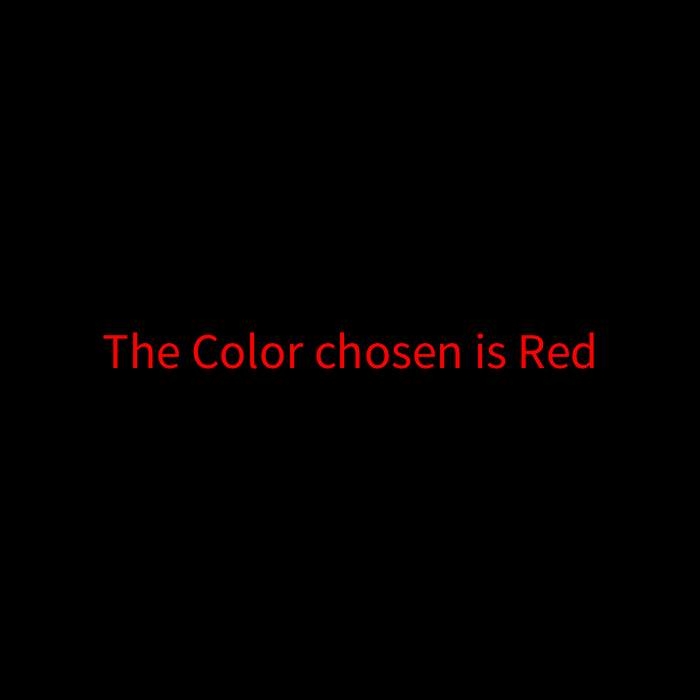
Frame 1 (no input)
Frame 60 (the mouse pressed at the canvas centre just before this capture): identical to frame 1, image omitted
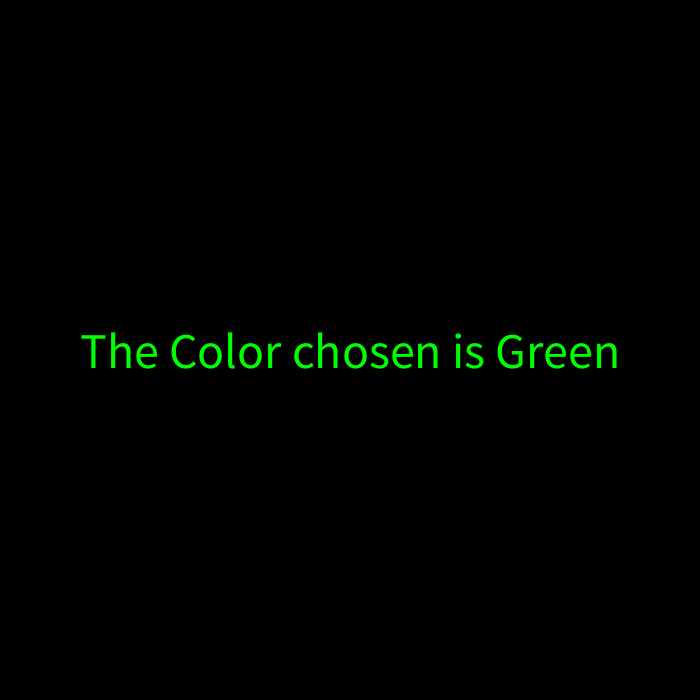
Frame 120 (the mouse held since frame 60 and released just before this capture)

The Processing sketch that drew these frames (run headless with seeded random() and noise(); from frame 60 on, the mouse is pressed at the canvas centre):

// Processing sketch: SS5_RandomColorArray
// ── SS5_RandomColorArray.pde
String[] colors = new String[3];  



int positionColor = 0;       

void setup() {
  size(700, 700);

colors[0]= "Red";
colors[1] = "Green";
colors[2] = "Blue";


  textSize(50);
  textAlign(CENTER, CENTER);
}

void draw() {
  background (0);
 
 if(positionColor < 1)
 fill( 255 , 0, 0);
 
 if( positionColor == 1)
 fill( 0, 255 , 0);
 
 if( positionColor > 1)
 fill( 0, 0, 255 );

 
  
  text ("The Color chosen is " + colors[positionColor], width/2, height/2);
  


  
  println ("positionColor: " + positionColor);
 
  
}

void mousePressed() {
  if (positionColor == colors.length){
    positionColor= int(random(0, colors.length));
  } else{
    positionColor ++;
  }
}
